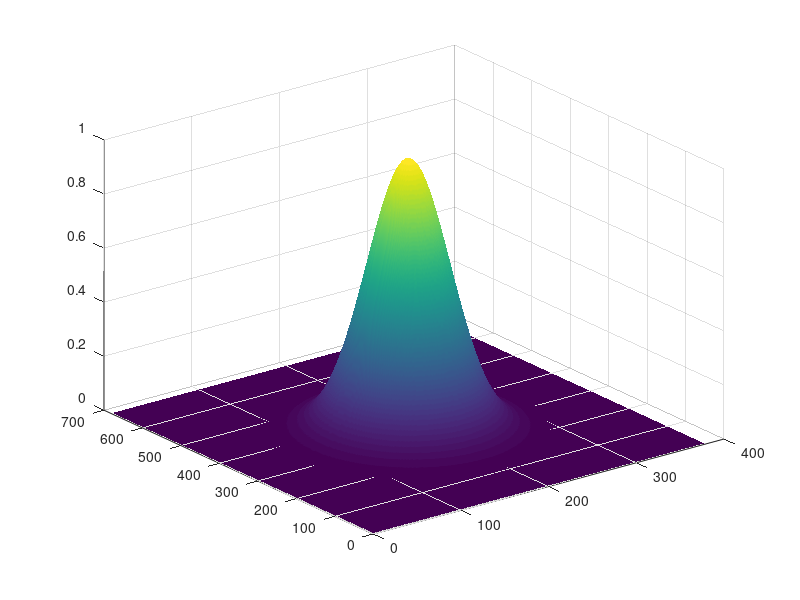

The MATLAB source for this figure: (Note: this script raises an error after producing the figure.)
                        %% Yann's first attempt at making a GS algorithm for an arbitrary image %%
clear all; close all; clc;    
tic;                                                           % use toc at the end to measure run time

                                            %% Creation of source beam %%
x = linspace(-10,10,379);                                      % linearly spaced vector for x dimension 
                                                               % (change last value if image dimensions are different)
y = linspace(-10,10,682);                                      % linearly spaced vector for y dimension 
                                                               % (change last value if image dimensions are different)
[X,Y] = meshgrid(x,y);                                         % uses the vectors x and y to generate a rectangular grid

% Use Gaussian beam or other beam? What defines a good light source?
x0 = 0;                                                        % center
y0 = 0;                                                        % center
sigma = 2;                                                     % beam waist
A = 1;                                                         % beam peak
res = ((X-x0).^2 + (Y-y0).^2)./(2*sigma^2);                     
input_intensity = A  * exp(-res);                              % Gaussian beam definitions
surf(input_intensity);                                         
shading interp;                                                

                          %% Reading in of image and initialisation of parameters %%
target = rgb2gray(imread('Obi_wan.png'));                      % Why rgb2gray? only grayscale?
target = double(target);                                       % reconversion for using fftshift
%imshow('Obi_wan.png');
%imshow(target);
A = fftshift(ifft2(fftshift(target)));                         % outside of GS loop
error = [];                                                    % creates an empty array for error
% iteration_count;                                             % can specify number if wished

                        %% Iterate with the GS algorithm (pseudo code from Wikipedia) %%
figure;
subplot(2,3,1);
imshow('Obi_wan.png');                                         % Shows OG image (in color)

for i = 1:200
    B = abs(input_intensity) .* exp(1i*angle(A));              % .* for element wise multiplication
    C = fftshift(fft2(fftshift(B)));                           
    D = abs(target) .* exp(1i*angle(C));                       
    A = fftshift(ifft2(fftshift(D)));                          
    error = [error; sum(sum(abs(abs(C) - abs(target))))]; 
    if i == 3                                                  % 3 iterations
        subplot(2,3,2);
        imshow(target);
        title('Obi-Wan original PNG');
        subplot(2,3,3);
        imagesc(abs(C));
        title('Reconstruction, 3 iterations');
    end
    if i == 6                                                 % 6 iterations
        subplot(2,3,4);
        imagesc(abs(C));
        title('Reconstruction, 6 iterations');
    end
    if i == 10                                                % 10 iterations
        subplot(2,3,5);
        imagesc(abs(C));
        title('Reconstruction, 10 iterations');
    end
    if i == 100                                               % 100 iterations
        subplot(2,3,6);
        imagesc(abs(C));
        title('Reconstruction, 100 iterations');
    end
end
                                   %% Print out error criterion evolution %%
figure;
i = 1:1:i;                                                     % creation of a regularly spaced vector using i as the increment
plot(i,(error'));
title('Error over 200 iterations');
    
toc;                                                           % ends the timer started by tic